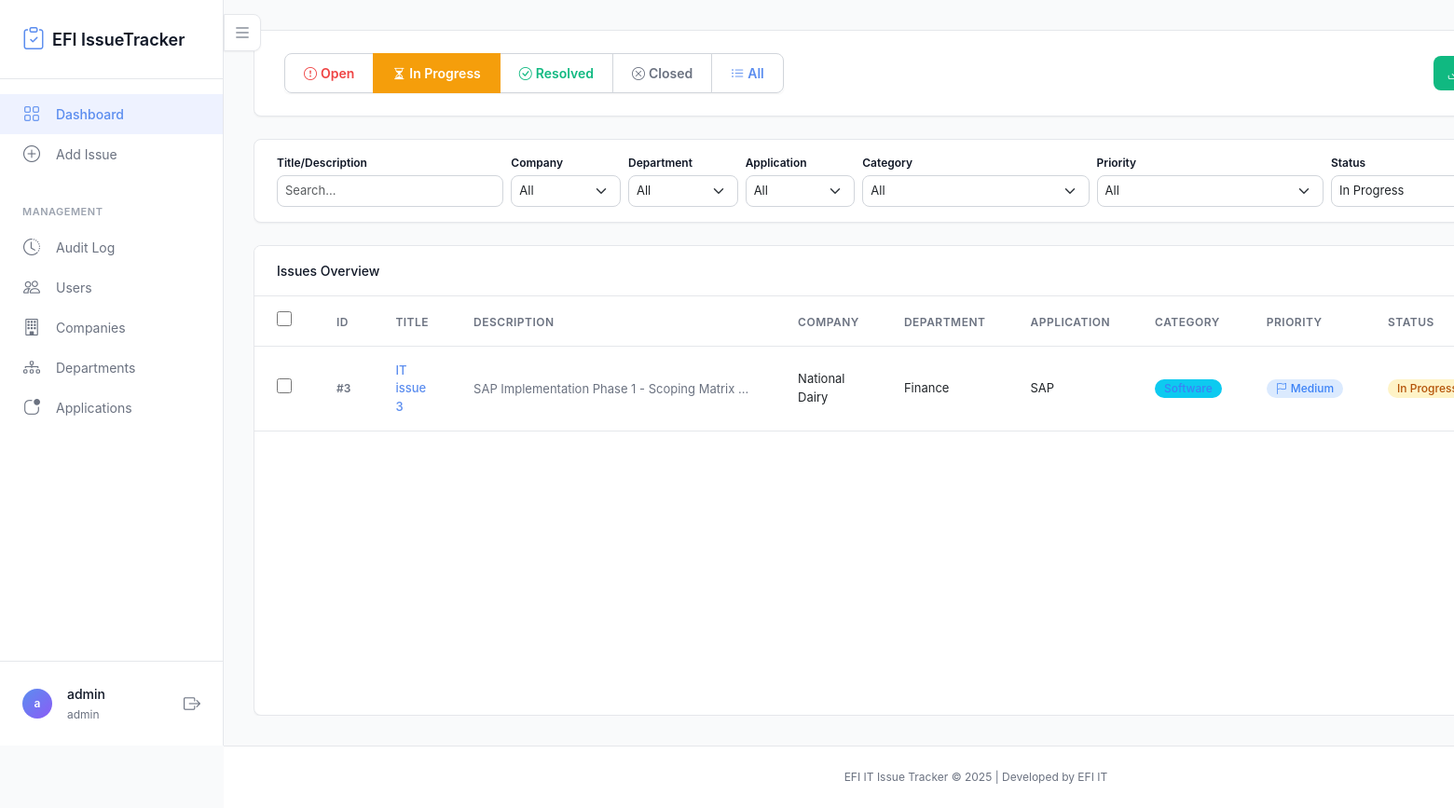
Screenshot of /dashboard?status=In+Progress (signed in) with the database file from the repository.
### tables this page shows
CREATE TABLE users (
                id INTEGER PRIMARY KEY AUTOINCREMENT,
                username TEXT UNIQUE NOT NULL,
                password_hash TEXT NOT NULL,
                role TEXT NOT NULL CHECK(role IN ('admin', 'viewer')),
                created_at TIMESTAMP DEFAULT CURRENT_TIMESTAMP
            );

CREATE TABLE issues (
                id INTEGER PRIMARY KEY AUTOINCREMENT,
                title TEXT NOT NULL,
                description TEXT NOT NULL,
                category TEXT NOT NULL CHECK(category IN ('Hardware', 'Software', 'Network', 'Security', 'Other')),
                priority TEXT NOT NULL CHECK(priority IN ('Low', 'Medium', 'High', 'Critical')),
                status TEXT NOT NULL CHECK(status IN ('Open', 'In Progress', 'Resolved', 'Closed')),
                assigned_to TEXT,
                created_by TEXT NOT NULL,
                created_at TIMESTAMP DEFAULT CURRENT_TIMESTAMP,
                updated_at TIMESTAMP DEFAULT CURRENT_TIMESTAMP
            , company TEXT, department TEXT, application TEXT);

### app.py (the view, shortened to what this page needs)
@app.route('/dashboard')
@login_required
def dashboard():
    status_filter = request.args.get('status', 'Open' if not request.args else '')
    priority_filter = request.args.get('priority', '')
    category_filter = request.args.get('category', '')
    company_filter = request.args.get('company', '')
    department_filter = request.args.get('department', '')
    application_filter = request.args.get('application', '')
    search_query = request.args.get('search', '')
    issues = Issue.get_all()
    if status_filter:
        issues = [i for i in issues if i['status'] == status_filter]
    if priority_filter:
        issues = [i for i in issues if i['priority'] == priority_filter]
    if category_filter:
        issues = [i for i in issues if i['category'] == category_filter]
    if company_filter:
        issues = [i for i in issues if (i['company'] or '').lower() == company_filter.lower()]
    if department_filter:
        issues = [i for i in issues if (i['department'] or '').lower() == department_filter.lower()]
    if application_filter:
        issues = [i for i in issues if (i['application'] or '').lower() == application_filter.lower()]
    companies = Company.get_all()
    departments = Department.get_all()
    applications = Application.get_all()
    return render_template('dashboard.html',
                           issues=issues,
                           status_filter=status_filter,
                           priority_filter=priority_filter,
                           category_filter=category_filter,
                           company_filter=company_filter,
                           department_filter=department_filter,
                           application_filter=application_filter,
                           search_query=search_query,
                           companies=companies,
                           departments=departments,
                           applications=applications)

### templates/dashboard.html (shortened to what this page needs)
{% extends "base.html" %}
{% block content %}
<div class="dashboard-container">
<div class="page-header">
    <div class="header-left">
        <div class="btn-group dashboard-toggle" role="group">
            <a href="{{ url_for('dashboard', status='Open') }}" class="btn btn-status-open {% if status_filter == 'Open' %}active{% endif %}">
                <i class="bi bi-exclamation-circle"></i> Open
            </a>
            <a href="{{ url_for('dashboard', status='In Progress') }}" class="btn btn-status-progress {% if status_filter == 'In Progress' %}active{% endif %}">
                <i class="bi bi-hourglass-split"></i> In Progress
            </a>
            <a href="{{ url_for('dashboard', status='Resolved') }}" class="btn btn-status-resolved {% if status_filter == 'Resolved' %}active{% endif %}">
                <i class="bi bi-check-circle"></i> Resolved
            </a>
            <a href="{{ url_for('dashboard', status='Closed') }}" class="btn btn-status-closed {% if status_filter == 'Closed' %}active{% endif %}">
                <i class="bi bi-x-circle"></i> Closed
            </a>
            <a href="{{ url_for('dashboard', status='') }}" class="btn btn-status-all {% if status_filter == '' %}active{% endif %}">
                <i class="bi bi-list-ul"></i> All
            </a>
        </div>
    </div>
    <div class="header-actions">
        <a href="{{ url_for('export_csv') }}" class="btn btn-success">
            <i class="bi bi-download"></i> Export CSV
        </a>
    </div>
</div>
<div class="filter-panel">
    <form method="GET" action="{{ url_for('dashboard') }}" class="row g-2">
        <div class="col-md-2">
            <label class="form-label form-label-sm">Title/Description</label>
            <input type="text" class="form-control form-control-sm" name="search" value="{{ search_query }}" placeholder="Search...">
        </div>
        <div class="col-md-1">
            <label class="form-label form-label-sm">Company</label>
            <select class="form-select form-select-sm" name="company" onchange="this.form.submit()">
                <option value="">All</option>
            </select>
        </div>
        <div class="col-md-1">
            <label class="form-label form-label-sm">Department</label>
            <select class="form-select form-select-sm" name="department" onchange="this.form.submit()">
                <option value="">All</option>
            </select>
        </div>
        <div class="col-md-1">
            <label class="form-label form-label-sm">Application</label>
            <select class="form-select form-select-sm" name="application" onchange="this.form.submit()">
                <option value="">All</option>
            </select>
        </div>
        <div class="col-md-2">
            <label class="form-label form-label-sm">Category</label>
            <select class="form-select form-select-sm" name="category" onchange="this.form.submit()">
                <option value="">All</option>
            </select>
        </div>
        <div class="col-md-2">
            <label class="form-label form-label-sm">Priority</label>
            <select class="form-select form-select-sm" name="priority" onchange="this.form.submit()">
                <option value="">All</option>
            </select>
        </div>
        <div class="col-md-2">
            <label class="form-label form-label-sm">Status</label>
            <select class="form-select form-select-sm" name="status" onchange="this.form.submit()">
                <option value="In Progress" {% if status_filter == 'In Progress' %}selected{% endif %}>In Progress</option>
            </select>
        </div>
    </form>
</div>
<div class="card issues-table-card">
    <div class="card-header">
        <span>Issues Overview</span>
    </div>
    <div class="card-body">
        <div class="table-responsive">
            <table class="table">
                <thead>
                    <tr>
                        <th class="table-checkbox"><input type="checkbox" id="selectAll"></th>
                        <th>ID</th>
                        <th>Title</th>
                        <th>Description</th>
                        <th>Company</th>
                        <th>Department</th>
                        <th>Application</th>
                        <th>Category</th>
                        <th>Priority</th>
                        <th>Status</th>
                    </tr>
                </thead>
                <tbody>
                    {% if issues %}
                        {% for issue in issues %}
                        <tr>
                            <td class="table-checkbox"><input type="checkbox" class="issue-checkbox" value="{{ issue.id }}"></td>
                            <td><span class="issue-id">#{{ issue.id }}</span></td>
                            <td>
                                <a href="{{ url_for('view_issue', issue_id=issue.id) }}">
                                    {{ issue.title }}
                                </a>
                            </td>
                            <td>
                                <span class="issue-description-preview">
                                    {{ issue.description[:100] }}{% if issue.description|length > 100 %}...{% endif %}
                                </span>
                            </td>
                            <td>{{ issue.company or '-' }}</td>
                            <td>{{ issue.department or '-' }}</td>
                            <td>{{ issue.application or '-' }}</td>
                            <td>
                                <span class="badge bg-info">{{ issue.category }}</span>
                            </td>
                            <td>
                                {% if issue.priority == 'Critical' %}
                                    <span class="badge priority-critical">
                                        <i class="bi bi-flag-fill"></i> Critical
                                    </span>
                                {% elif issue.priority == 'High' %}
                                    <span class="badge priority-high">
                                        <i class="bi bi-flag-fill"></i> High
                                    </span>
                                {% elif issue.priority == 'Medium' %}
                                    <span class="badge priority-medium">
                                        <i class="bi bi-flag"></i> Medium
                                    </span>
                                {% else %}
                                    <span class="badge priority-low">
                                        <i class="bi bi-flag"></i> Low
                                    </span>
                                {% endif %}
                            </td>
                            <td>
                                {% if issue.status == 'Open' %}
                                    <span class="badge status-open">Open</span>
                                {% elif issue.status == 'In Progress' %}
                                    <span class="badge status-progress">In Progress</span>
                                {% elif issue.status == 'Resolved' %}
                                    <span class="badge status-resolved">Resolved</span>
                                {% else %}
                                    <span class="badge status-closed">Closed</span>
                                {% endif %}
                            </td>
                        </tr>
                        {% endfor %}
                    {% endif %}
                </tbody>
            </table>
        </div>
    </div>
</div>
</div>
{% endblock %}

### templates/base.html (shortened to what this page needs)
<!DOCTYPE html>
<html lang="en">
<head>
    <link href="https://cdn.jsdelivr.net/npm/bootstrap@5.3.0/dist/css/bootstrap.min.css" rel="stylesheet">
    <link rel="stylesheet" href="https://cdn.jsdelivr.net/npm/bootstrap-icons@1.11.0/font/bootstrap-icons.css">
    <link rel="stylesheet" href="{{ url_for('static', filename='css/style.css') }}">
</head>
<body class="sidebar-loading">
    {% if current_user.is_authenticated %}
    <div class="app-container">
        <aside class="sidebar">
            <div class="sidebar-header">
                <a href="{{ url_for('dashboard') }}" class="sidebar-brand">
                    <i class="bi bi-clipboard-check"></i>
                    <span>EFI IssueTracker</span>
                </a>
            </div>
            <nav class="sidebar-nav">
                <div class="sidebar-section">
                    <ul class="sidebar-menu">
                        <li class="sidebar-menu-item">
                            <a href="{{ url_for('dashboard') }}" class="sidebar-menu-link {% if request.endpoint == 'dashboard' %}active{% endif %}">
                                <i class="bi bi-grid"></i>
                                <span>Dashboard</span>
                            </a>
                        </li>
                        {% if current_user.is_admin() %}
                        <li class="sidebar-menu-item">
                            <a href="{{ url_for('add_issue') }}" class="sidebar-menu-link {% if request.endpoint == 'add_issue' %}active{% endif %}">
                                <i class="bi bi-plus-circle"></i>
                                <span>Add Issue</span>
                            </a>
                        </li>
                        {% endif %}
                    </ul>
                </div>
                <div class="sidebar-section">
                    <div class="sidebar-section-title">Management</div>
                    <ul class="sidebar-menu">
                        <li class="sidebar-menu-item">
                            <a href="{{ url_for('audit_log') }}" class="sidebar-menu-link {% if request.endpoint == 'audit_log' %}active{% endif %}">
                                <i class="bi bi-clock-history"></i>
                                <span>Audit Log</span>
                            </a>
                        </li>
                        {% if current_user.is_admin() %}
                        <li class="sidebar-menu-item">
                            <a href="{{ url_for('manage_users') }}" class="sidebar-menu-link {% if request.endpoint == 'manage_users' %}active{% endif %}">
                                <i class="bi bi-people"></i>
                                <span>Users</span>
                            </a>
                        </li>
                        <li class="sidebar-menu-item">
                            <a href="{{ url_for('manage_companies') }}" class="sidebar-menu-link {% if request.endpoint == 'manage_companies' %}active{% endif %}">
                                <i class="bi bi-building"></i>
                                <span>Companies</span>
                            </a>
                        </li>
                        <li class="sidebar-menu-item">
                            <a href="{{ url_for('manage_departments') }}" class="sidebar-menu-link {% if request.endpoint == 'manage_departments' %}active{% endif %}">
                                <i class="bi bi-diagram-3"></i>
                                <span>Departments</span>
                            </a>
                        </li>
                        <li class="sidebar-menu-item">
                            <a href="{{ url_for('manage_applications') }}" class="sidebar-menu-link {% if request.endpoint == 'manage_applications' %}active{% endif %}">
                                <i class="bi bi-app-indicator"></i>
                                <span>Applications</span>
                            </a>
                        </li>
                        {% endif %}
                    </ul>
                </div>
            </nav>
            <div class="sidebar-footer">
                <div class="sidebar-user">
                    <div class="sidebar-user-avatar">
                        {{ current_user.username[0] }}
                    </div>
                    <div class="sidebar-user-info">
                        <span class="sidebar-user-name">{{ current_user.username }}</span>
                        <span class="sidebar-user-role">{{ current_user.role }}</span>
                    </div>
                    <a href="{{ url_for('logout') }}" class="sidebar-logout" title="Logout">
                        <i class="bi bi-box-arrow-right"></i>
                    </a>
                </div>
            </div>
        </aside>
        <div class="main-content">
            <button class="sidebar-toggle" id="sidebarToggle" title="Toggle Sidebar">
                <i class="bi bi-list"></i>
            </button>
    {% endif %}
            <main class="container">
                {% block content %}{% endblock %}
            </main>
            <footer class="footer">
                <div class="container text-center">
                    <span class="text-muted">EFI IT Issue Tracker &copy; 2025 | Developed by EFI IT</span>
                </div>
            </footer>
        {% if current_user.is_authenticated %}
        </div>
    </div>
    {% endif %}
</body>
</html>

### rows the page displays
users: username "a", username "admin", role "admin"
issues: id "3", title "IT issue 3", description "SAP Implementation Phase 1 - Scoping Matrix…", company "National Dairy", department "Finance", application "SAP", category "Software", priority "Medium" (drawn), status "In…"
